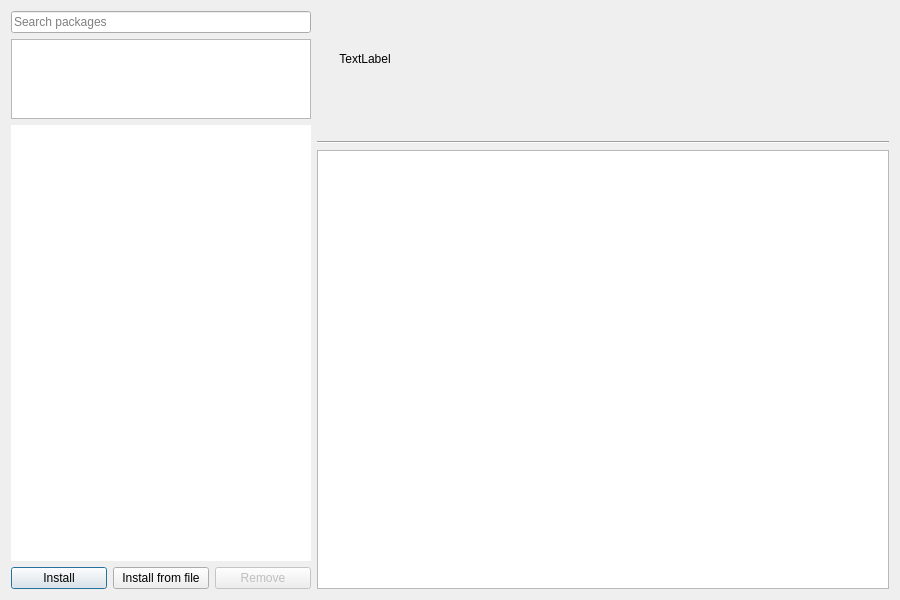
<?xml version="1.0" encoding="UTF-8"?>
<ui version="4.0">
 <class>package_manager</class>
 <widget class="QDialog" name="package_manager">
  <property name="geometry">
   <rect>
    <x>0</x>
    <y>0</y>
    <width>900</width>
    <height>600</height>
   </rect>
  </property>
  <property name="sizePolicy">
   <sizepolicy hsizetype="Expanding" vsizetype="Expanding">
    <horstretch>0</horstretch>
    <verstretch>0</verstretch>
   </sizepolicy>
  </property>
  <property name="minimumSize">
   <size>
    <width>900</width>
    <height>600</height>
   </size>
  </property>
  <layout class="QHBoxLayout" name="horizontalLayout_2">
   <item>
    <widget class="QWidget" name="leftPanel" native="true">
     <property name="sizePolicy">
      <sizepolicy hsizetype="Preferred" vsizetype="Expanding">
       <horstretch>0</horstretch>
       <verstretch>0</verstretch>
      </sizepolicy>
     </property>
     <property name="minimumSize">
      <size>
       <width>300</width>
       <height>0</height>
      </size>
     </property>
     <property name="maximumSize">
      <size>
       <width>400</width>
       <height>16777215</height>
      </size>
     </property>
     <layout class="QVBoxLayout" name="verticalLayout_left">
      <property name="leftMargin">
       <number>0</number>
      </property>
      <property name="topMargin">
       <number>0</number>
      </property>
      <property name="rightMargin">
       <number>0</number>
      </property>
      <property name="bottomMargin">
       <number>0</number>
      </property>
      <item>
       <widget class="QLineEdit" name="lineEdit_searchBar">
       <property name="toolTip">
        <string>Search packages</string>
       </property>
       <property name="placeholderText">
        <string>Search packages</string>
       </property>
       <property name="clearButtonEnabled">
        <bool>true</bool>
       </property>
      </widget>
     </item>
     <item>
      <widget class="QListWidget" name="packageStatusList">
       <property name="focusPolicy">
        <enum>Qt::FocusPolicy::ClickFocus</enum>
       </property>
       <property name="sizePolicy">
        <sizepolicy hsizetype="Expanding" vsizetype="Minimum">
         <horstretch>0</horstretch>
         <verstretch>0</verstretch>
        </sizepolicy>
       </property>
       <property name="maximumSize">
        <size>
         <width>16777215</width>
         <height>80</height>
        </size>
       </property>
      </widget>
     </item>
     <item>
      <widget class="QListWidget" name="packageList">
       <property name="focusPolicy">
        <enum>Qt::FocusPolicy::StrongFocus</enum>
       </property>
       <property name="frameShape">
        <enum>QFrame::Shape::NoFrame</enum>
       </property>
       <property name="alternatingRowColors">
        <bool>true</bool>
       </property>
       <property name="selectionMode">
        <enum>QAbstractItemView::SelectionMode::ExtendedSelection</enum>
       </property>
       <property name="selectionBehavior">
        <enum>QAbstractItemView::SelectionBehavior::SelectRows</enum>
       </property>
       <property name="iconSize">
        <size>
         <width>16</width>
         <height>16</height>
        </size>
       </property>
       <property name="sortingEnabled">
        <bool>true</bool>
       </property>
      </widget>
     </item>
     <item>
      <layout class="QHBoxLayout" name="horizontalLayout">
       <item>
        <widget class="QPushButton" name="pushButton_installRepo">
         <property name="toolTip">
          <string>Install package from repository</string>
         </property>
         <property name="text">
          <string>Install</string>
         </property>
        </widget>
       </item>
       <item>
        <widget class="QPushButton" name="pushButton_installFile">
         <property name="focusPolicy">
          <enum>Qt::FocusPolicy::TabFocus</enum>
         </property>
         <property name="toolTip">
          <string>Install package from file</string>
         </property>
         <property name="text">
          <string>Install from file</string>
         </property>
        </widget>
       </item>
       <item>
        <widget class="QPushButton" name="pushButton_remove">
         <property name="enabled">
          <bool>false</bool>
         </property>
         <property name="focusPolicy">
          <enum>Qt::FocusPolicy::TabFocus</enum>
         </property>
         <property name="toolTip">
          <string>Remove package from installed packages</string>
         </property>
         <property name="text">
          <string comment="Message on button in package manager initially and when there is no packages to remove.">Remove</string>
         </property>
        </widget>
       </item>
       </layout>
      </item>
     </layout>
    </widget>
   </item>
   <item>
    <widget class="QWidget" name="rightPanel" native="true">
     <property name="sizePolicy">
      <sizepolicy hsizetype="Expanding" vsizetype="Expanding">
       <horstretch>1</horstretch>
       <verstretch>0</verstretch>
      </sizepolicy>
     </property>
     <layout class="QVBoxLayout" name="verticalLayout_right">
      <property name="leftMargin">
       <number>0</number>
      </property>
      <property name="topMargin">
       <number>0</number>
      </property>
      <property name="rightMargin">
       <number>0</number>
      </property>
      <property name="bottomMargin">
       <number>0</number>
      </property>
     <item>
      <layout class="QHBoxLayout" name="horizontalLayout_details">
       <item>
        <widget class="QLabel" name="label_icon">
         <property name="sizePolicy">
          <sizepolicy hsizetype="Fixed" vsizetype="Fixed">
           <horstretch>0</horstretch>
           <verstretch>0</verstretch>
          </sizepolicy>
         </property>
         <property name="minimumSize">
          <size>
           <width>96</width>
           <height>96</height>
          </size>
         </property>
         <property name="maximumSize">
          <size>
           <width>96</width>
           <height>96</height>
          </size>
         </property>
         <property name="text">
          <string>TextLabel</string>
         </property>
         <property name="scaledContents">
          <bool>true</bool>
         </property>
         <property name="alignment">
          <set>Qt::AlignmentFlag::AlignCenter</set>
         </property>
        </widget>
       </item>
       <item>
        <layout class="QVBoxLayout" name="verticalLayout_details">
         <item>
          <widget class="QLabel" name="label_packageName">
           <property name="sizePolicy">
            <sizepolicy hsizetype="Expanding" vsizetype="Fixed">
             <horstretch>0</horstretch>
             <verstretch>0</verstretch>
            </sizepolicy>
           </property>
           <property name="font">
            <font>
             <pointsize>28</pointsize>
            </font>
           </property>
           <property name="text">
            <string/>
           </property>
          </widget>
         </item>
         <item>
          <layout class="QHBoxLayout" name="horizontalLayout_3">
           <item>
            <widget class="QLabel" name="label_author">
             <property name="sizePolicy">
              <sizepolicy hsizetype="Expanding" vsizetype="Fixed">
               <horstretch>0</horstretch>
               <verstretch>0</verstretch>
              </sizepolicy>
             </property>
             <property name="font">
              <font>
               <bold>true</bold>
              </font>
             </property>
             <property name="text">
              <string/>
             </property>
            </widget>
           </item>
           <item>
            <widget class="QLabel" name="label_version">
             <property name="sizePolicy">
              <sizepolicy hsizetype="Fixed" vsizetype="Fixed">
               <horstretch>0</horstretch>
               <verstretch>0</verstretch>
              </sizepolicy>
             </property>
             <property name="minimumSize">
              <size>
               <width>100</width>
               <height>0</height>
              </size>
             </property>
             <property name="text">
              <string/>
             </property>
             <property name="alignment">
              <set>Qt::AlignmentFlag::AlignRight|Qt::AlignmentFlag::AlignTrailing|Qt::AlignmentFlag::AlignVCenter</set>
             </property>
            </widget>
           </item>
          </layout>
         </item>
         <item>
          <widget class="QLabel" name="label_title">
           <property name="sizePolicy">
            <sizepolicy hsizetype="Expanding" vsizetype="Preferred">
             <horstretch>0</horstretch>
             <verstretch>0</verstretch>
            </sizepolicy>
           </property>
           <property name="text">
            <string/>
           </property>
           <property name="alignment">
            <set>Qt::AlignmentFlag::AlignLeading|Qt::AlignmentFlag::AlignLeft|Qt::AlignmentFlag::AlignTop</set>
           </property>
           <property name="wordWrap">
            <bool>true</bool>
           </property>
          </widget>
         </item>
        </layout>
       </item>
      </layout>
     </item>
     <item>
      <layout class="QHBoxLayout" name="horizontalLayout_4">
       <item>
        <widget class="QPushButton" name="pushButton_website">
         <property name="toolTip">
          <string>Open package repository website</string>
         </property>
         <property name="text">
          <string/>
         </property>
         <property name="flat">
          <bool>true</bool>
         </property>
        </widget>
       </item>
       <item>
        <widget class="QPushButton" name="pushButton_report">
         <property name="toolTip">
          <string>Report an issue with this package</string>
         </property>
         <property name="text">
          <string/>
         </property>
         <property name="flat">
          <bool>true</bool>
         </property>
        </widget>
       </item>
       <item>
        <spacer name="horizontalSpacer">
         <property name="orientation">
          <enum>Qt::Orientation::Horizontal</enum>
         </property>
         <property name="sizeHint" stdset="0">
          <size>
           <width>40</width>
           <height>20</height>
          </size>
         </property>
        </spacer>
       </item>
      </layout>
     </item>
     <item>
      <widget class="Line" name="line">
       <property name="orientation">
        <enum>Qt::Orientation::Horizontal</enum>
       </property>
      </widget>
     </item>
     <item>
      <widget class="QTextBrowser" name="packageDescription">
       <property name="sizePolicy">
        <sizepolicy hsizetype="Expanding" vsizetype="Expanding">
         <horstretch>0</horstretch>
         <verstretch>0</verstretch>
        </sizepolicy>
       </property>
       <property name="focusPolicy">
        <enum>Qt::FocusPolicy::NoFocus</enum>
       </property>
       <property name="readOnly">
        <bool>true</bool>
       </property>
       <property name="openExternalLinks">
        <bool>true</bool>
       </property>
       <property name="openLinks">
        <bool>true</bool>
       </property>
      </widget>
     </item>
     </layout>
    </widget>
   </item>
  </layout>
 </widget>
 <resources/>
 <connections/>
</ui>
